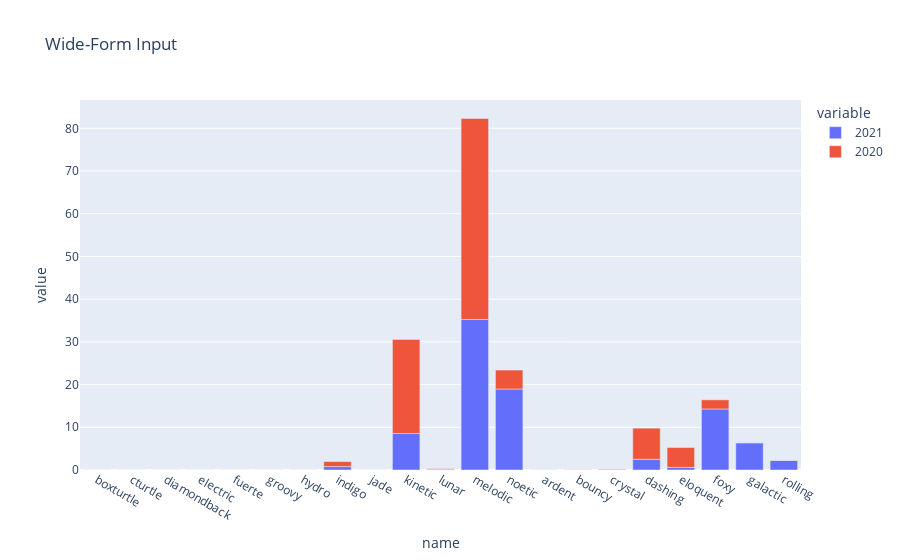

Here is the notebook cell this chart was saved with:
### Code cell
fig = px.bar(distro_df, x="name", y=["2021", "2020"], title="Wide-Form Input")
fig.show()

### Figure 1 — Plotly figure (JSON) as saved in the notebook; plotly's stock layout.template omitted (floating-point values rounded to 4 significant figures)
{"data": [{"alignmentgroup": "True", "hovertemplate": "variable=2021<br>name=%{x}<br>value=%{y}<extra></extra>", "legendgroup": "2021", "marker": {"color": "#636efa", "pattern": {"shape": ""}}, "name": "2021", "offsetgroup": "2021", "orientation": "v", "showlegend": true, "textposition": "auto", "type": "bar", "x": ["boxturtle", "cturtle", "diamondback", "electric", "fuerte", "groovy", "hydro", "indigo", "jade", "kinetic", "lunar", "melodic", "noetic", "ardent", "bouncy", "crystal", "dashing", "eloquent", "foxy", "galactic", "rolling"], "xaxis": "x", "y": [0, 0, 0, 0, 0, 0, 0, 0.8, 0, 8.54, 0.1, 35.24, 18.97, 0, 0, 0.04, 2.5, 0.61, 14.29, 6.38, 2.23], "yaxis": "y"}, {"alignmentgroup": "True", "hovertemplate": "variable=2020<br>name=%{x}<br>value=%{y}<extra></extra>", "legendgroup": "2020", "marker": {"color": "#EF553B", "pattern": {"shape": ""}}, "name": "2020", "offsetgroup": "2020", "orientation": "v", "showlegend": true, "textposition": "auto", "type": "bar", "x": ["boxturtle", "cturtle", "diamondback", "electric", "fuerte", "groovy", "hydro", "indigo", "jade", "kinetic", "lunar", "melodic", "noetic", "ardent", "bouncy", "crystal", "dashing", "eloquent", "foxy", "galactic", "rolling"], "xaxis": "x", "y": [0, 0, 0, 0, 0, 0, 0, 1.18, 0, 22.04, 0.18, 47.06, 4.43, 0.01, 0.03, 0.12, 7.3, 4.65, 2.14, 0, 0.07], "yaxis": "y"}], "layout": {"barmode": "relative", "legend": {"title": {"text": "variable"}, "tracegroupgap": 0}, "title": {"text": "Wide-Form Input"}, "xaxis": {"anchor": "y", "domain": [0, 1], "title": {"text": "name"}}, "yaxis": {"anchor": "x", "domain": [0, 1], "title": {"text": "value"}}}}
